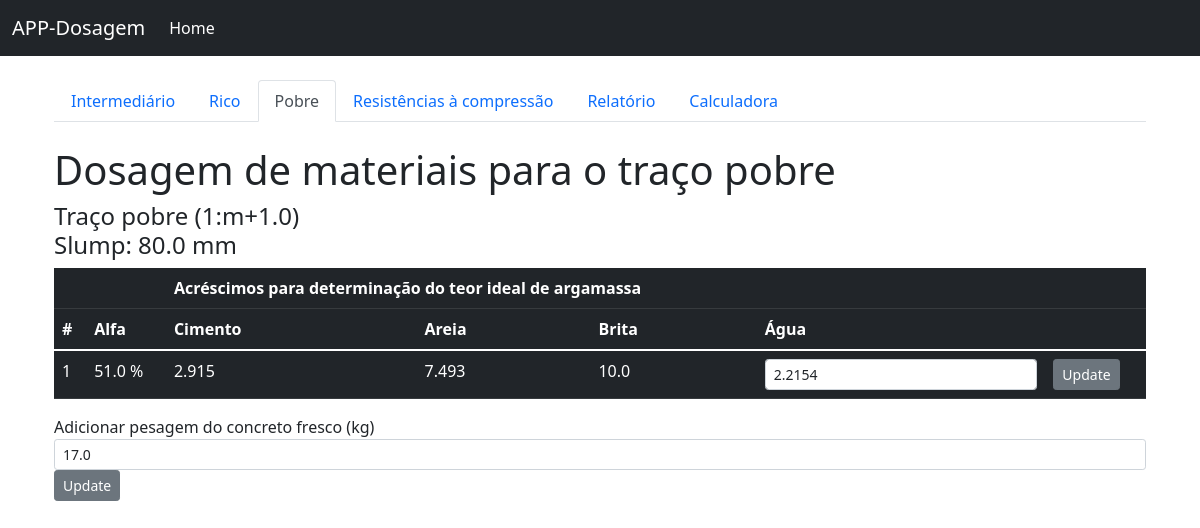
Screenshot of /pobre/7 with the database file from the repository.
### app/models.py (models this page shows, shortened)
class Ensaios(db.Model):
    id = db.Column(db.Integer, primary_key=True)
    nome = db.Column(db.String(30))
    piloto = db.Column(db.Float)
    rico = db.Column(db.Float)
    pobre = db.Column(db.Float)
    cp = db.Column(db.Float)
    pesobrita = db.Column(db.Float)
    slump = db.Column(db.Float)
    umidade = db.Column(db.Float)
    volume = db.Column(db.Float)
    dosagem_piloto = db.relationship('Dosagem_piloto', backref='ensaio')
    dosagem_rico = db.relationship('Dosagem_rico', backref='ensaio')
    dosagem_pobre = db.relationship('Dosagem_pobre', backref='ensaio')
    cp_piloto = db.relationship('Cp_piloto', backref='ensaio')
    cp_rico = db.relationship('Cp_rico', backref='ensaio')
    cp_pobre = db.relationship('Cp_pobre', backref='ensaio')
    resultados = db.relationship('Resultados', backref='ensaio')
    teste = db.relationship('Teste', backref='ensaio')
    consumo_piloto = db.relationship('Consumo_piloto', backref='ensaio')
    consumo_rico = db.relationship('Consumo_rico', backref='ensaio')
    consumo_pobre = db.relationship('Consumo_pobre', backref='ensaio')

class Dosagem_pobre(db.Model):
    id = db.Column(db.Integer, primary_key=True)
    alfa = db.Column(db.Float)
    c_unitario = db.Column(db.Float)
    a_unitario = db.Column(db.Float)
    b_unitario = db.Column(db.Float)
    c_massa = db.Column(db.Float)
    a_massa = db.Column(db.Float)
    b_massa = db.Column(db.Float)
    c_acr = db.Column(db.Float)
    a_acr= db.Column(db.Float)
    a_massa_umida = db.Column(db.Float)
    umidade_agregado = db.Column(db.Float)
    agua = db.Column(db.Float)
    agua_cimento = db.Column(db.Float)
    ensaio_id = db.Column(db.Integer, db.ForeignKey('ensaios.id'))

class Consumo_pobre(db.Model):
    id = db.Column(db.Integer, primary_key=True)
    kg_pobre = db.Column(db.Float)
    ensaio_id = db.Column(db.Integer, db.ForeignKey('ensaios.id'))

### app/routes.py (the view)
@app.route('/pobre/<int:id>', methods=['POST', 'GET'])
def pobre(id):
    ensaio_salvo = Ensaios.query.filter_by(id=id).first()
    c = Consumo_pobre.query.filter_by(ensaio_id=id).first()
    slump = ensaio_salvo.slump
    m = ensaio_salvo.piloto
    mp = ensaio_salvo.pobre
    return render_template("pobre.html", ensaio_salvo=ensaio_salvo, id=id, slump=slump, m=m, mp=mp, c=c)

### app/templates/pobre.html
{% extends 'base.html' %}
{% block content %}
<div class="container">
    <div class = "row">
        <div class="container">
            <ul class="nav nav-tabs">
              <li class="nav-item">
                <a class="nav-link" aria-current="page" href="/dosagem/{{ id }}">Intermediário</a>
              </li>
              <li class="nav-item">
                <a class="nav-link" href="/rico/{{ id }}">Rico</a>
              </li>
              <li class="nav-item">
                <a class="nav-link active" href="/pobre/{{ id }}">Pobre</a>
              </li>
              <li class="nav-item">
                <a class="nav-link" href="/corpo_de_prova/{{ id }}">Resistências à compressão</a>
              </li>
              <li class="nav-item">
                <a class="nav-link" href="/resultados/{{ id }}">Relatório</a>
              </li>
              <li class="nav-item">
                <a class="nav-link" href="/calculadora/{{ id }}">Calculadora</a>
              </li>
            </ul>
            <br>
        </div>
    </div>
    <h1>Dosagem de materiais para o traço pobre</h1>
    <h4>Traço pobre (1:m+{{ mp - m }})<br>Slump: {{ slump }} mm</h4>
    <div class="table-responsive">
    <table class="table table-dark">
    <thead>
        <tr>
            <th></th>
            <th></th>
            <th colspan="3">Acréscimos para determinação do teor ideal de argamassa</th>
            <th></th>
            <th></th>
        </tr>
        <tr>
            <th>#</th>
            <th>Alfa</th>
            <th>Cimento</th>
            <th>Areia</th>
            <th>Brita</th>
            <th>Água</th>
            <th></th>
        </tr>
    </thead>
    <tbody>
    {% for i in ensaio_salvo.dosagem_pobre %}
    <form method="POST" action="/agua_pobre">
        <tr>
        <td>{{ 1 }}</td>
        <td>{{ i.alfa }} %</td>
        <td>{{ i.c_massa }}</td>
        <td>{{ i.a_massa }}</td>
        <td>{{ i.b_massa }}</td>
        <td><input type="hidden" value="{{ i.id }}" name="i_id">
        <input type="number" step="any" size="1" class="form-control form-control-sm" value="{{ i.agua }}" name="valor_agua_novo"></td>
        <td><input type="submit" class="btn btn-secondary btn-sm" value="Update"></td>
        </tr>
    </form>
    {% endfor %}
    </tbody>
    </table>
    </div>
    <div>
      Adicionar pesagem do concreto fresco (kg)
      <form method="POST" action="/pobre/pesagem/{{ id }}">
      <input type="number" step="any" size="1" class="form-control form-control-sm" value="{{ c.kg_pobre }}" name="pesagem_pobre">
      <input type="submit" class="btn btn-secondary btn-sm" value="Update">
      </form>
    </div>
</div>
{% endblock %}

### rows the page displays
Ensaios: mp-m "1.0", slump "80.0"
Dosagem_pobre: value "1", alfa "51.0", c_massa "2.915", a_massa "7.493", b_massa "10.0", valor_agua_novo "2.2154"
Consumo_pobre: pesagem_pobre "17.0"
